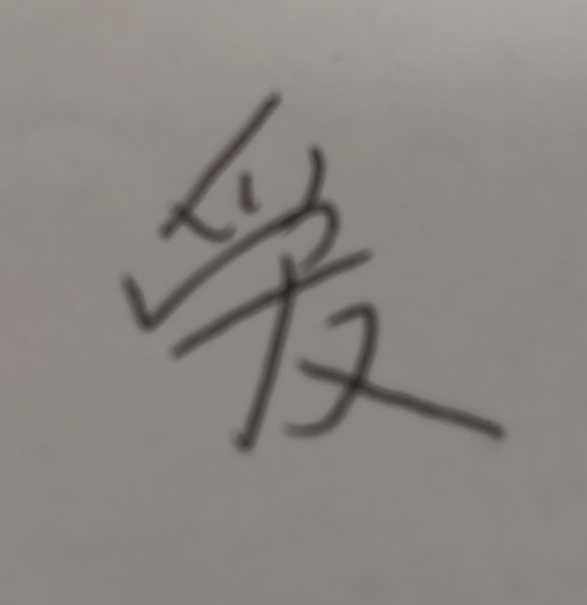
#> input picture test/ai.jpg, 1174 x 1210 px (shown at 1/2 size)
$ python -i split_picture.py   (imports and definitions only)
#> lines starting #> are read from the running program, lines starting #| are printed output that depends on the picture
import cv2
import numpy as np
import matplotlib.pyplot as plt


def median_split_ranges(peek_ranges):
    new_peek_ranges = []
    widthes = []
    for peek_range in peek_ranges:
        w = peek_range[1] - peek_range[0] + 1
        widthes.append(w)
    widthes = np.asarray(widthes)
    median_w = np.median(widthes)
    for i, peek_range in enumerate(peek_ranges):
        num_char = int(round(widthes[i] / median_w, 0))
        if num_char > 1:
            char_w = float(widthes[i] / num_char)
            for i in range(num_char):
                start_point = peek_range[0] + int(i * char_w)
                end_point = peek_range[0] + int((i + 1) * char_w)
                new_peek_ranges.append((start_point, end_point))
        else:
            new_peek_ranges.append(peek_range)
    return new_peek_ranges


def extract_peek_ranges_from_array(array_vals, minimun_val=10, minimun_range=2):
    start_i = None
    end_i = None
    peek_ranges = []
    for i, val in enumerate(array_vals):
        if val > minimun_val and start_i is None:
            start_i = i
        elif val > minimun_val and start_i is not None:
            pass
        elif val < minimun_val and start_i is not None:
            end_i = i
            if end_i - start_i >= minimun_range:
                peek_ranges.append((start_i, end_i))
            start_i = None
            end_i = None
        elif val < minimun_val and start_i is None:
            pass
        else:
            raise ValueError("cannot parse this case...")
    return peek_ranges


def get_font_face_peek_ranges(path_test_image):
#> called with path_test_image = 'test/ai.jpg'
    image_color = cv2.imread(path_test_image)
#> image_color is the input picture: shape (1210, 1174, 3); mean B, G, R 130.6, 133.9, 137.8
    new_shape = (image_color.shape[1] * 2, image_color.shape[0] * 2)
#> new_shape = (2348, 2420)
    image_color = cv2.resize(image_color, new_shape)
#> image_color: shape (2420, 2348, 3)
    image = cv2.cvtColor(image_color, cv2.COLOR_BGR2GRAY)

    adaptive_threshold = cv2.adaptiveThreshold(
        image,
        255,
        cv2.ADAPTIVE_THRESH_GAUSSIAN_C,
        cv2.THRESH_BINARY_INV, 11, 2)
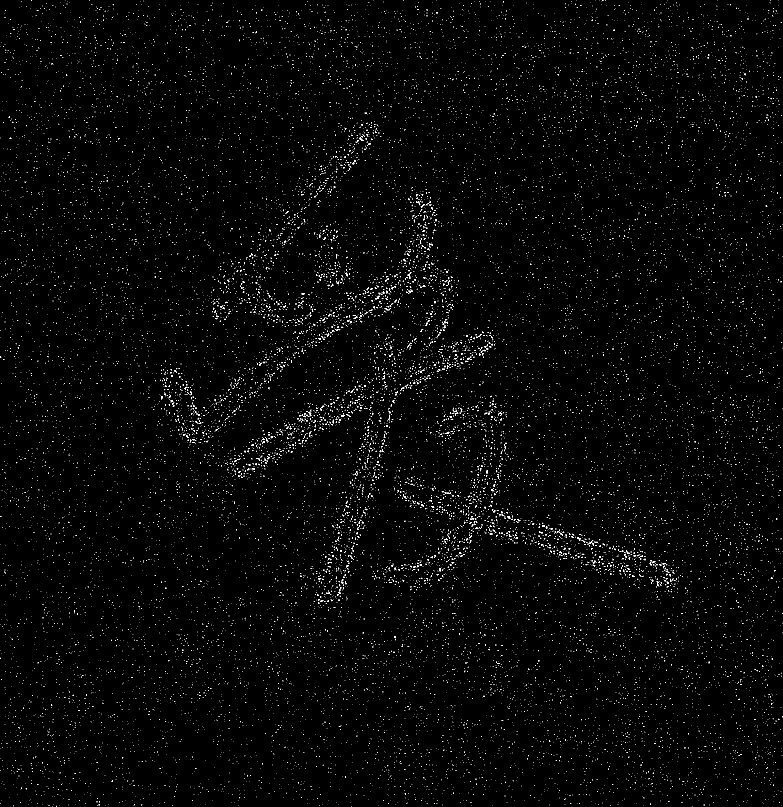
#> adaptive_threshold: shape (2420, 2348) (shown at 1/3 size); 1% white in thin lines or dots

    horizontal_sum = np.sum(adaptive_threshold, axis=1)
#> horizontal_sum = 2420 values, max 21930 at index 1249, min 255 at index 2301, mean 6204.5

    plt.plot(horizontal_sum, range(horizontal_sum.shape[0]))
    plt.gca().invert_yaxis()
    # plt.show()

    peek_ranges = extract_peek_ranges_from_array(horizontal_sum)
#> the loop in extract_peek_ranges_from_array, `for i, val in enumerate(array_vals):` made 2420 passes
#> (val, start_i) on pass 1: (3570, 0)
#> val on passes 2 to 7: 2550, 765, 1785, 510, 2550, 2040
#> after the loop in extract_peek_ranges_from_array, `for i, val in enumerate(array_vals):`: peek_ranges = []; start_i = 0
#> peek_ranges = []

    vertical_peek_ranges2d = []
    for peek_range in peek_ranges:
        start_y = peek_range[0]
        end_y = peek_range[1]
        line_img = adaptive_threshold[start_y:end_y, :]
        vertical_sum = np.sum(line_img, axis=0)
        vertical_peek_ranges = extract_peek_ranges_from_array(
            vertical_sum,
            minimun_val=40,
            minimun_range=1)
        vertical_peek_ranges2d.append(vertical_peek_ranges)
#> this loop made 0 passes
#> after the loop, vertical_peek_ranges2d = []

    vertical_peek_ranges2d = []
    for peek_range in peek_ranges:
        start_y = peek_range[0]
        end_y = peek_range[1]
        line_img = adaptive_threshold[start_y:end_y, :]
        vertical_sum = np.sum(line_img, axis=0)
        vertical_peek_ranges = extract_peek_ranges_from_array(
            vertical_sum,
            minimun_val=40,
            minimun_range=1)
        vertical_peek_ranges = median_split_ranges(vertical_peek_ranges)
        vertical_peek_ranges2d.append(vertical_peek_ranges)
    return peek_ranges, vertical_peek_ranges2d, image_color

>>> result = get_font_face_peek_ranges('test/ai.jpg')
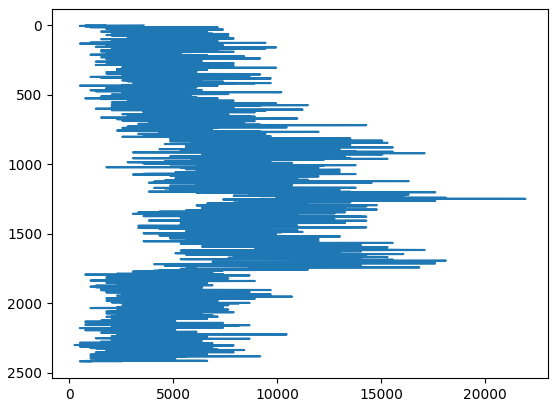
#> figure drawn by matplotlib, 1 panel

$ run again, on test/woaixuexi.jpg
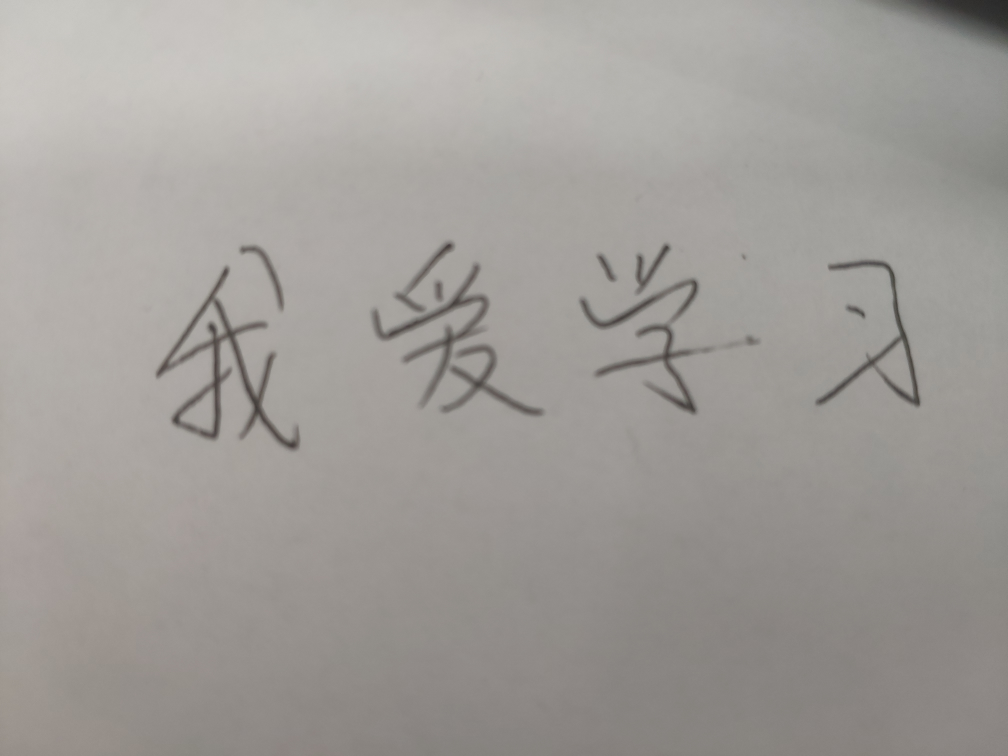
#> input picture test/woaixuexi.jpg, 4032 x 3024 px (shown at 1/4 size)
#> in get_font_face_peek_ranges, image_color is the input picture: shape (3024, 4032, 3); mean B, G, R 152.6, 156.6, 160.1
#> in get_font_face_peek_ranges, `adaptive_threshold = cv2.adaptiveThreshold( image, 255, cv2.ADAPTIVE_T..`:
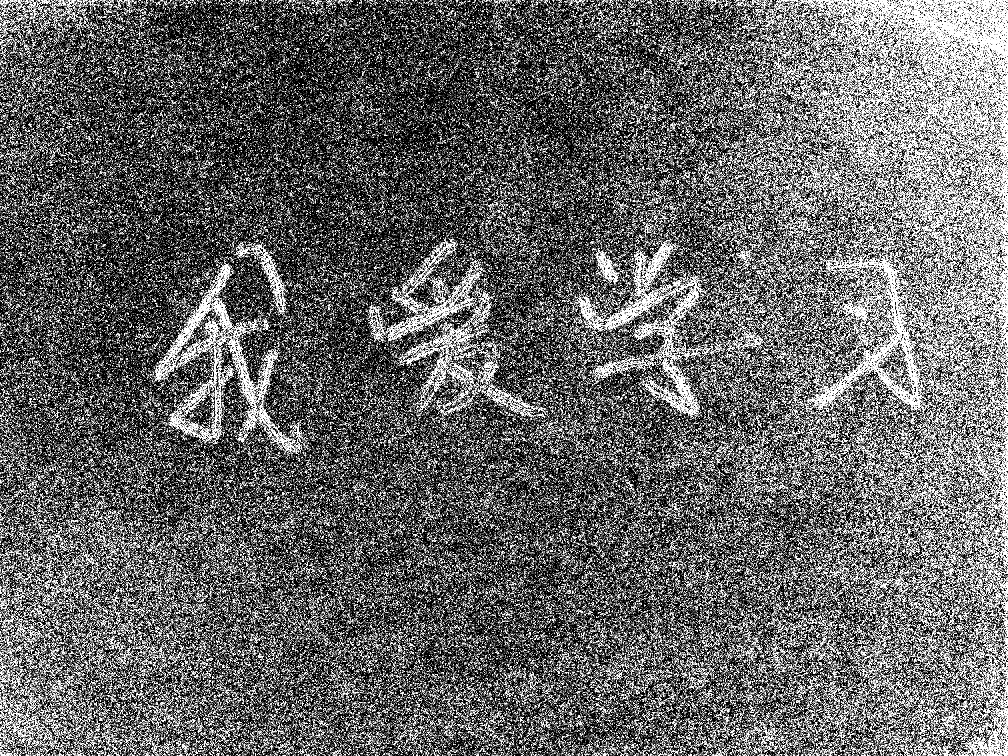
#> adaptive_threshold: shape (6048, 8064) (shown at 1/8 size); 5.6% white in thin lines or dots
#> horizontal_sum = 6048 values, max 290700 at index 0, min 75225 at index 3956, mean 116142.8
#> the loop in extract_peek_ranges_from_array, `for i, val in enumerate(array_vals):` made 6048 passes
#> (val, start_i) on pass 1: (290700, 0)
#> after the loop in extract_peek_ranges_from_array, `for i, val in enumerate(array_vals):`: peek_ranges = []; start_i = 0
#> in get_font_face_peek_ranges, `peek_ranges = extract_peek_ranges_from_array(horizontal_sum)`: peek_ranges = []
#> `result = get_font_face_peek_ranges('test/ai.jpg')`:
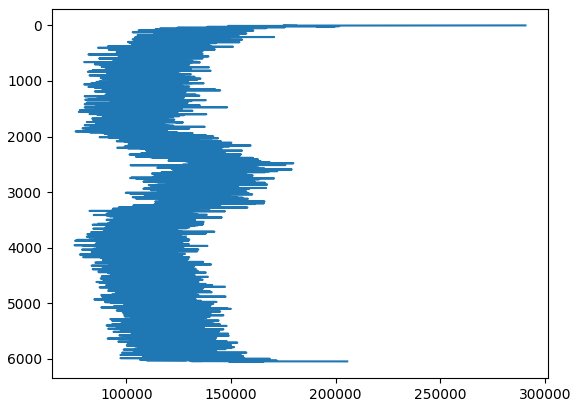
#> figure drawn by matplotlib, 1 panel
